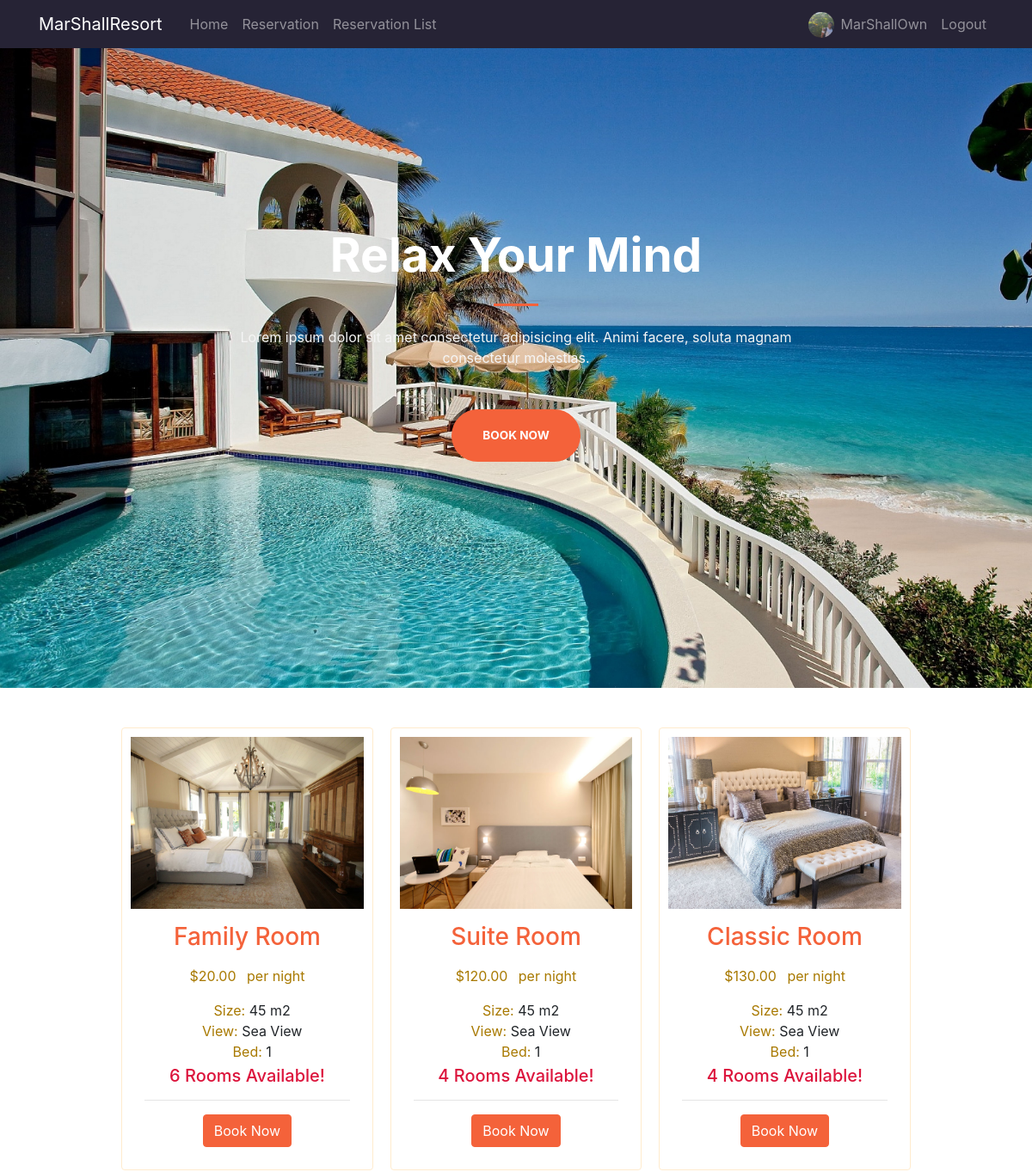
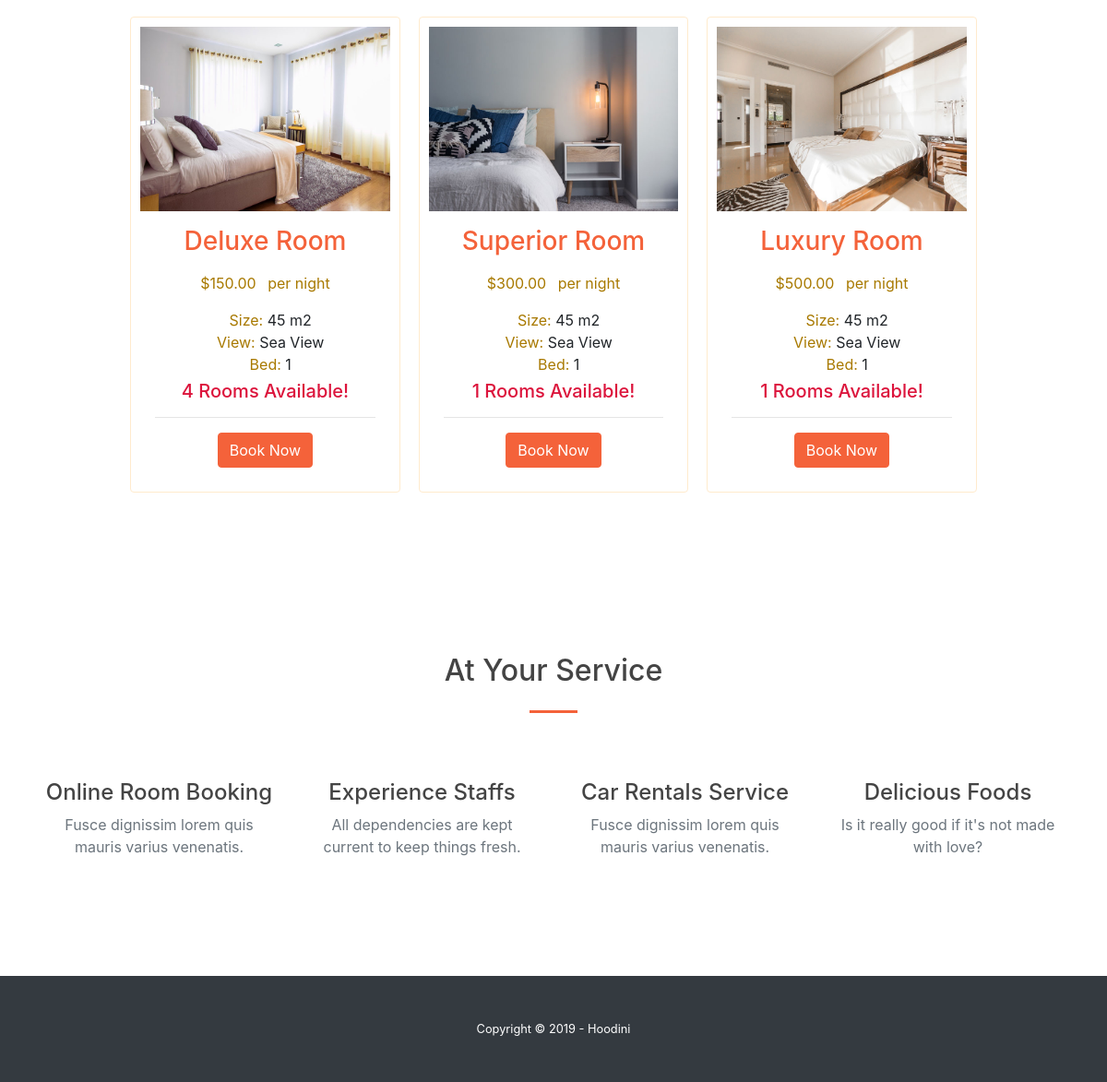
Screenshot of /home (signed in) with the database file from the repository (2 pictures, top to bottom).
### app/models.py (models this page shows, shortened)
class User(db.Model, UserMixin):
    id = db.Column(db.Integer,primary_key=True)
    username = db.Column(db.String(20), unique=True, nullable=False)
    email = db.Column(db.String(120), unique=True, nullable=False)
    image_file = db.Column(db.String(20), nullable=False, default='default.jpg')
    password = db.Column(db.String(60), nullable=False)
    role = db.Column(db.String(50))
    reservations = db.relationship('Reservation', backref='user',lazy=True)

class Room(db.Model):
    id = db.Column(db.Integer, primary_key=True)
    rname = db.Column(db.String(10), unique=True)
    number = db.Column(db.Integer, nullable = False)

### app/routes.py (the view)
@app.route("/")
@app.route("/home")
def home():
    rooms = Room.query.all()
    return render_template('home.html',rooms=rooms)

### app/models.py (called while the page is built)
@login_manager.user_loader
def load_user(user_id):
    return User.query.get(int(user_id))

### app/templates/home.html (shortened to what this page needs)
{%extends "layout.html" %}
{% block home %}
<head>
        <link type='text/css' href="{{url_for('static', filename='creative.css')}}" rel="stylesheet">
</head>
<header class='home'>
    <div class="container h-100">
      <div class="row h-100 align-items-center justify-content-center text-center">
        <div class="col-lg-10 align-self-end">
          <h1 style="font-size: 55px; color:white;" class=" text-grey font-weight-bold">Relax Your Mind</h1>
          <hr class="divider my-4">
        </div>
        <div class="col-lg-8 align-self-baseline">
          <p style="color: whitesmoke;" class="text-white-800 mb-5">Lorem ipsum dolor sit amet consectetur adipisicing elit. Animi facere, soluta magnam consectetur molestias.</p>
          <a class="btn btn-primary btn-xl js-scroll-trigger" href="{{ url_for('reservation') }}">BOOK NOW</a>
        </div>
      </div>
    </div>
  </header>
  <div style='margin: 3% 0%;'  class='row col-md-12 justify-content-center'>
      <div class="card col-md-3" style="height:100%;padding:10px;margin:10px;border: solid thin blanchedalmond">
          <img style="height: 200px; width: 100%;" class="img" src="{{ url_for('static', filename='home_img/room-2.jpg') }}">
          <div class="text p-3 text-center">
              <h3 style="color: #f4623a;" class="mb-3">Family Room</h3>
              <p><span class="price mr-2">$20.00</span> <span class="per">per night</span></p>
              <ul style="margin-right: 12%;margin-bottom: 2%; list-style-type: none;" class="list">
                  <li><span>Size:</span> 45 m2</li>
                  <li><span>View:</span> Sea View</li>
                  <li><span>Bed:</span> 1</li>
              </ul>
              <h5 style='color: #DC143C; text-transform: capitalize;'>{{rooms[1].number}} Rooms Available!</h5>
              <hr>
              {% if rooms[1].number != 0 %}
                <a href="{{ url_for('reservation', room='family') }}" class="btn btn-primary">Book Now</a>
              {% else %}
                <a class="btn btn-disabled">Not Available</a>
              {% endif %}
          </div>
    </div>
    <div class="card col-md-3" style="height:100%;padding:10px;margin:10px;border: solid thin blanchedalmond">
        <img style="height: 200px; width: 100%;" class="img" src="{{ url_for('static', filename='home_img/room-1.jpg') }}">
    <div class="text p-3 text-center">
        <h3 style="color: #f4623a;" class="mb-3">Suite Room</h3>
        <p><span class="price mr-2">$120.00</span> <span class="per">per night</span></p>
        <ul style="margin-right: 12%;margin-bottom: 2%; list-style-type: none;" class="list">
            <li><span>Size:</span> 45 m2</li>
            <li><span>View:</span> Sea View</li>
            <li><span>Bed:</span> 1</li>
        </ul>
        <h5 style='color: #DC143C; text-transform:capitalize;'>{{rooms[0].number}} Rooms Available!</h5>
        <hr>
        {% if rooms[0].number != 0 %}
          <a href="{{ url_for('reservation', room='suite') }}" class="btn btn-primary">Book Now</a>
        {% else %}
          <a class="btn btn-disabled">Not Available</a>
        {% endif %}
    </div>
  </div>
  <div class="card col-md-3" style="height:100%;padding:10px;margin:10px;border: solid thin blanchedalmond">
      <img style="height: 200px; width: 100%;" class="img" src="{{ url_for('static', filename='home_img/room-4.jpg') }}">
                  <div class="text p-3 text-center">
                      <h3 style="color: #f4623a;" class="mb-3">Classic Room</h3>
                      <p><span class="price mr-2">$130.00</span> <span class="per">per night</span></p>
                      <ul style="margin-right: 12%;margin-bottom: 2%; list-style-type: none;" class="list">
                          <li><span>Size:</span> 45 m2</li>
                          <li><span>View:</span> Sea View</li>
                          <li><span>Bed:</span> 1</li>
                      </ul>
                      <h5 style='color: #DC143C; text-transform: capitalize;'>{{rooms[3].number}} Rooms Available!</h5>
                      <hr>
                      {% if rooms[3].number != 0 %}
                        <a href="{{ url_for('reservation', room='classic') }}" class="btn btn-primary">Book Now</a>
                      {% else %}
                        <a class="btn btn-disabled">Not Available</a>
                      {% endif %}
                  </div>
  </div>
      <div class="card col-md-3" style="height:100%;padding:10px;margin:10px;border: solid thin blanchedalmond">
              <img style="height: 200px; width: 100%;" class="img" src="{{ url_for('static', filename='home_img/room-3.jpg') }}">
      <div class="text p-3 text-center">
          <h3 style="color: #f4623a;" class="mb-3">Deluxe Room</h3>
          <p><span class="price mr-2">$150.00</span> <span class="per">per night</span></p>
          <ul style="margin-right: 12%;margin-bottom: 2%; list-style-type: none;" class="list">
              <li><span>Size:</span> 45 m2</li>
              <li><span>View:</span> Sea View</li>
              <li><span>Bed:</span> 1</li>
          </ul>
          <h5 style='color: #DC143C; text-transform: capitalize;'>{{rooms[2].number}} Rooms Available!</h5>
          <hr>
          {% if rooms[2].number != 0 %}
            <a href="{{ url_for('reservation', room='deluxe') }}" class="btn btn-primary">Book Now</a>
          {% else %}
            <a class="btn btn-disabled">Not Available</a>
          {% endif %}
      </div>
</div>
<div class="card col-md-3" style="height:100%;padding:10px;margin:10px;border: solid thin blanchedalmond">
    <img style="height: 200px; width: 100%;" class="img" src="{{ url_for('static', filename='home_img/room-5.jpg') }}">
                <div class="text p-3 text-center">
                    <h3 style="color: #f4623a;" class="mb-3">Superior Room</h3>
                    <p><span class="price mr-2">$300.00</span> <span class="per">per night</span></p>
                    <ul style="margin-right: 12%;margin-bottom: 2%; list-style-type: none;" class="list">
                        <li><span>Size:</span> 45 m2</li>
                        <li><span>View:</span> Sea View</li>
                        <li><span>Bed:</span> 1</li>
                    </ul>
                    <h5 style='color: #DC143C; text-transform: capitalize;'>{{rooms[4].number}} Rooms Available!</h5>
                    <hr>
                    {% if rooms[4].number != 0 %}
                      <a href="{{ url_for('reservation', room='superior') }}" class="btn btn-primary">Book Now</a>
                    {% else %}
                      <a class="btn btn-disabled">Not Available</a>
                    {% endif %}
                </div>
</div>
<div class="card col-md-3" style="height:100%;padding:10px;margin:10px;border: solid thin blanchedalmond">
    <img style="height: 200px; width: 100%;" class="img" src="{{ url_for('static', filename='home_img/room-6.jpg') }}">
                <div class="text p-3 text-center">
                    <h3 style="color: #f4623a;" class="mb-3">Luxury Room</h3>
                    <p><span class="price mr-2">$500.00</span> <span class="per">per night</span></p>
                    <ul style="margin-right: 12%;margin-bottom: 2%; list-style-type: none;" class="list">
                        <li><span>Size:</span> 45 m2</li>
                        <li><span>View:</span> Sea View</li>
                        <li><span>Bed:</span> 1</li>
                    </ul>
                    <h5 style='color: #DC143C; text-transform: capitalize;'>{{rooms[5].number}} Rooms Available!</h5>
                    <hr>
                    {% if rooms[5].number != 0 %}
                      <a href="{{ url_for('reservation', room='luxury') }}" class="btn btn-primary">Book Now</a>
                    {% else %}
                      <a class="btn btn-disabled">Not Available</a>
                    {% endif %}
                </div>
</div>
</div>
  <section class="page-section" id="services">
    <div class="container">
      <h2 class="text-center mt-0">At Your Service</h2>
      <hr class="divider my-4">
      <div class="row">
        <div class="col-lg-3 col-md-6 text-center">
          <div class="mt-5">
            <h3 class="h4 mb-2">Online Room Booking</h3>
            <p class="text-muted mb-0">Fusce dignissim lorem quis mauris varius venenatis.</p>
          </div>
        </div>
        <div class="col-lg-3 col-md-6 text-center">
          <div class="mt-5">
            <h3 class="h4 mb-2">Experience Staffs</h3>
            <p class="text-muted mb-0">All dependencies are kept current to keep things fresh.</p>
          </div>
        </div>
        <div class="col-lg-3 col-md-6 text-center">
          <div class="mt-5">
            <h3 class="h4 mb-2">Car Rentals Service</h3>
            <p class="text-muted mb-0">Fusce dignissim lorem quis mauris varius venenatis.</p>
          </div>
        </div>
        <div class="col-lg-3 col-md-6 text-center">
          <div class="mt-5">
            <h3 class="h4 mb-2">Delicious Foods</h3>
            <p class="text-muted mb-0">Is it really good if it's not made with love?</p>
          </div>
        </div>
      </div>
    </div>
  </section>
  <footer  class="bg-dark py-5">
    <div class="container">
      <div class="small text-center text-muted"><span style="color: white;"> Copyright &copy; 2019 - Hoodini</span></div>
    </div>
  </footer>
{% endblock %}

### app/templates/layout.html (shortened to what this page needs)
<!DOCTYPE html>
<html lang="en">
<head>
    <link rel="stylesheet" href="https://stackpath.bootstrapcdn.com/bootstrap/4.3.1/css/bootstrap.min.css">
    <link type="text/css" rel="stylesheet" href=" {{url_for('static', filename='main.css')}} " />
</head>
<body>
        <header class="site-header">
                <nav class="navbar navbar-expand-md navbar-dark bg-steel fixed-top">
                    <div class="container">
                    <a class="navbar-brand mr-4" href="{{url_for('home')}}">MarShallResort</a>
                    <div class="collapse navbar-collapse" id="navbarToggle">
                        <div class="navbar-nav mr-auto">
                        <a class="nav-item nav-link" href="{{url_for('home')}}">Home</a>
                        <a class="nav-item nav-link" href="{{url_for('reservation')}}">Reservation</a>
                        {% if current_user.is_authenticated and current_user.role == 'Admin' %}
                        <a class="nav-item nav-link" href="{{url_for('reservation_list')}}">Reservation List</a>
                        {% endif %}
                        </div>
                        <div class="navbar-nav">
                            {% if current_user.is_authenticated %}
                            <div style='margin-right: 0vh;' class='row'>
                                <a href="{{url_for('account')}}" class='prof-img-a'><img style="margin:20% 2% 0 0; height: 30px; width:30px;" class="rounded-circle" src="{{ url_for('static', filename='profile_pics/' + current_user.image_file) }}"></a>
                                <a class="nav-item nav-link" href="{{url_for('account')}}">{{current_user.username}}</a>
                            </div>
                                <a class="nav-item nav-link" href="{{url_for('logout')}}">Logout</a>
                            {% else %}
                                <a class="nav-item nav-link" href="{{url_for('login')}}">Login</a>
                                <a class="nav-item nav-link" href="{{url_for('register')}}">Register</a>
                            {% endif %}
                        </div>
                    </div>
                    </div>
                </nav>
                </header>
                        {% block home %}{% endblock %}
</body>
</html>

### app/static/main.css (style rules this page uses)
body { background: #fafafa; color: #333333; margin-top: 5rem; }
h1, h2, h3, h4, h5, h6 { color: #444444; }
.bg-steel { background-color: #262335; }
.site-header .navbar-nav .nav-link { color: #cbd5db; }

### app/templates/home.html (style rules this page uses)
span { color: #a87900; }
.home { height:100vh; background-image: url('../static/background_img/background-home.jpg'); background-size: cover; }

### rows the page displays
User: image_file (picture), username "MarShallOwn"
Room: number "6"
Room: number "4"
Room: number "4"
Room: number "4"
Room: number "1"
Room: number "1"
